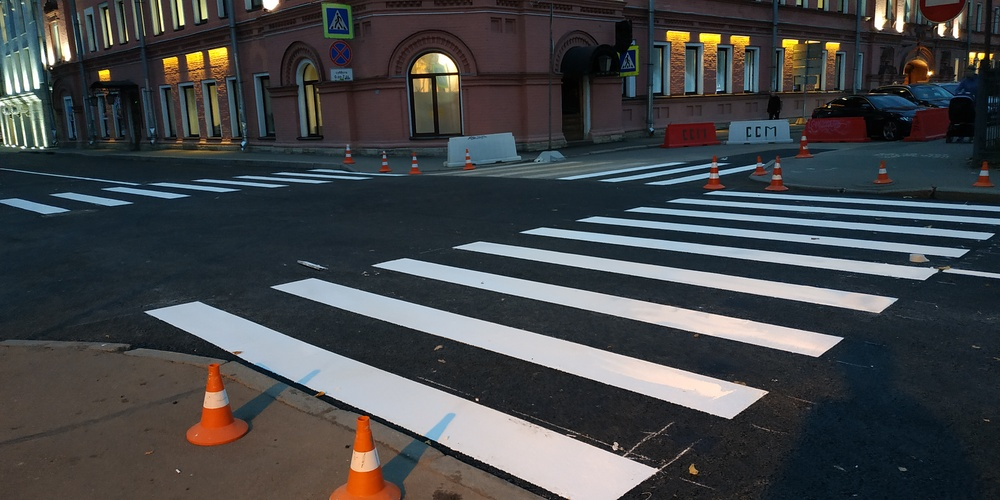
#> input picture Lab2/2-2.jpg, 1000 x 500 px, shrunk from 4000 x 2000 before the run, found by its file name
$ python main5.py
#> lines starting #> are read from the running program, lines starting #| are printed output that depends on the picture; after the words box and inside, x2 and y2 are one past the last pixel; in counts of white or black regions, pixels touching at a corner belong together
import cv2
path = './Lab2/2-2.jpg'
img = cv2.imread(path, flags=cv2.IMREAD_GRAYSCALE)
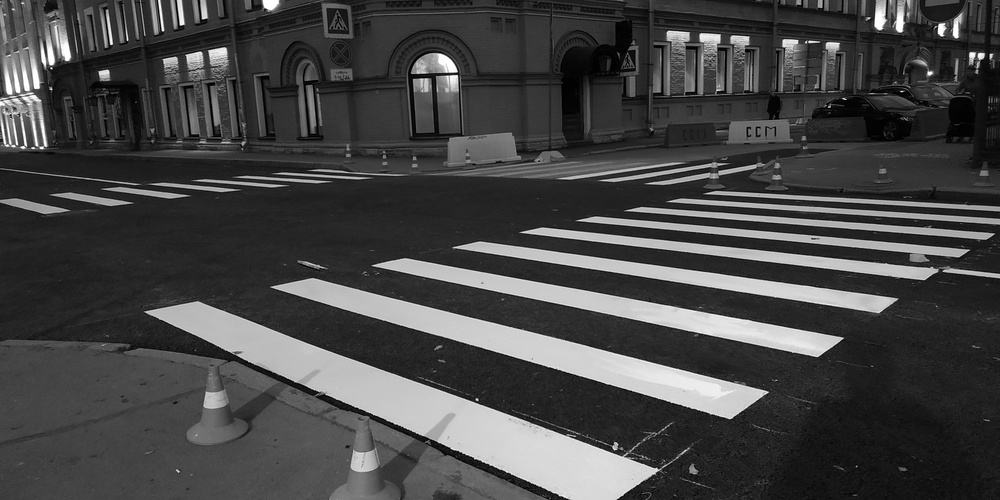
#> img: shape (500, 1000); min 0, max 255, mean 69.5
new_img = cv2.adaptiveThreshold(img, 255, adaptiveMethod=cv2.ADAPTIVE_THRESH_GAUSSIAN_C, thresholdType=cv2.THRESH_BINARY, blockSize=21, C=41)
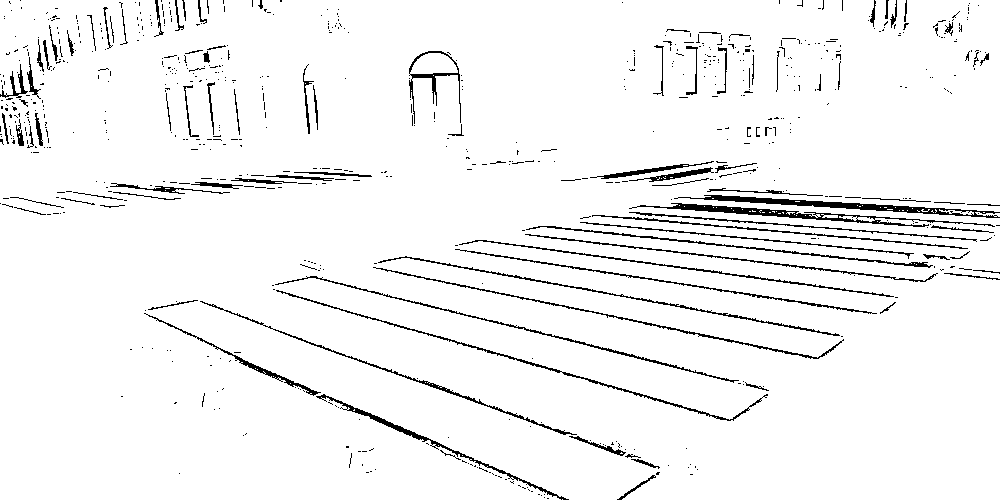
#> new_img: shape (500, 1000); 95.5% white; black in thin lines or dots
cv2.namedWindow("IMG", flags = cv2.WINDOW_NORMAL)
cv2.imshow("IMG", new_img)
key = cv2.waitKey(0)
#> (key Esc is pressed here)
cv2.destroyAllWindows()

$ run again, with Lab2/2-0.jpg copied over Lab2/2-2.jpg
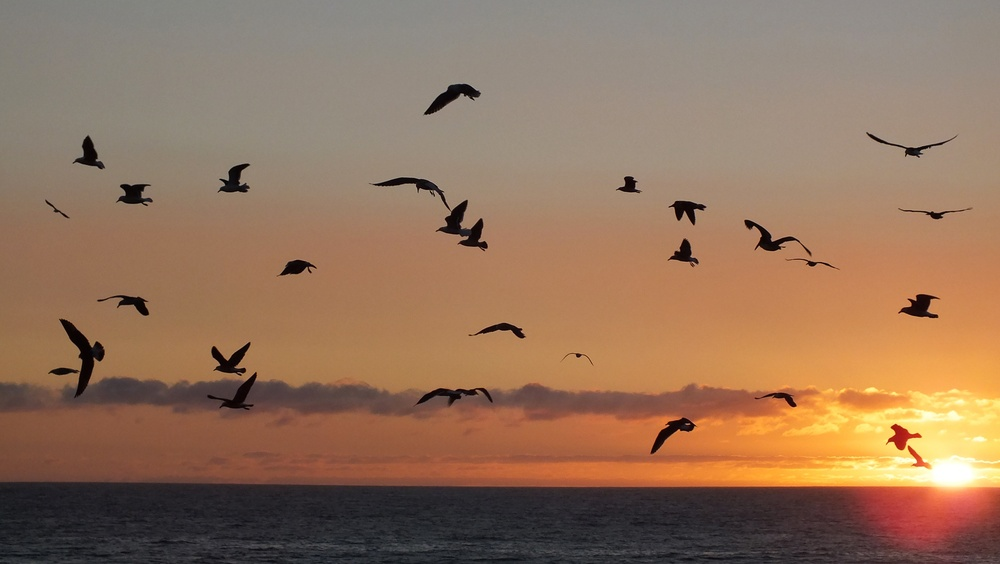
#> input picture Lab2/2-0.jpg, 1000 x 564 px, shrunk from 3264 x 1840 before the run, found by its file name
#> `img = cv2.imread(path, flags=cv2.IMREAD_GRAYSCALE)`:
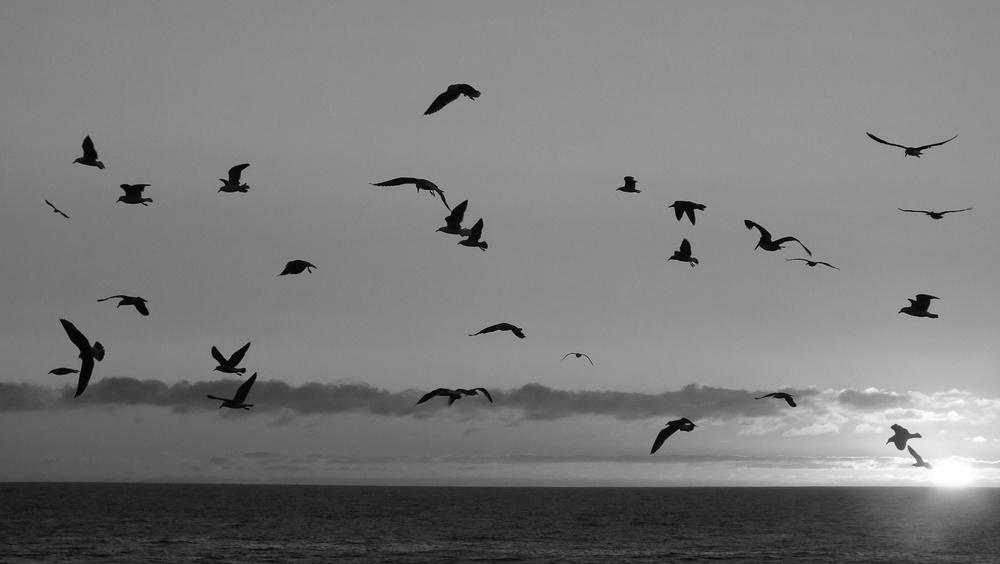
#> img: shape (564, 1000); min 0, max 255, mean 122.3
#> `new_img = cv2.adaptiveThreshold(img, 255, adaptiveMethod=cv2.ADAPTIVE_..`:
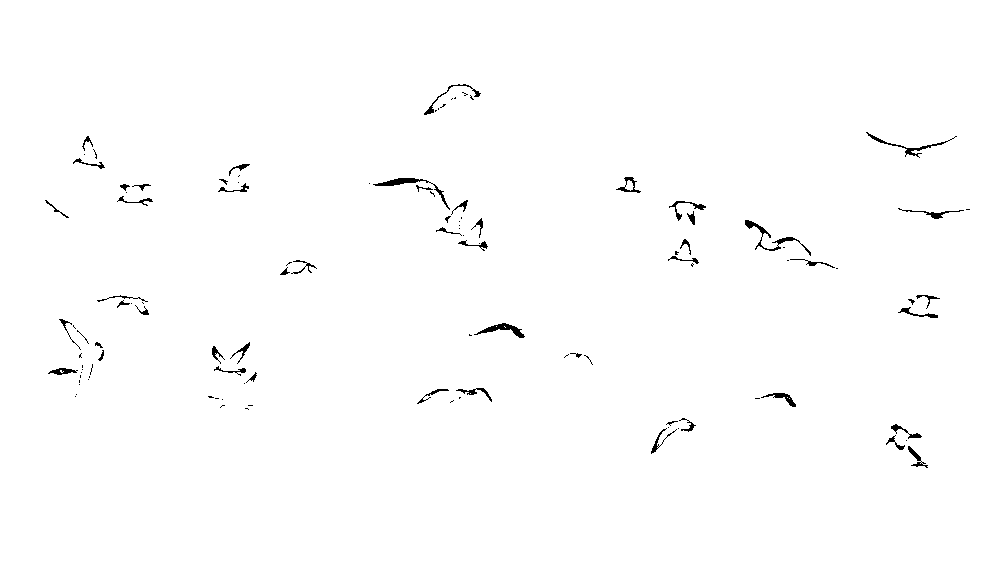
#> new_img: shape (564, 1000); 99.2% white; 112 black regions (61 under 20 px), largest, box (x1, y1, x2, y2) and area: (745, 220, 811, 256) 308, (373, 178, 450, 210) 304, (474, 323, 525, 338) 254

$ run again, with Lab2/2-1.jpg copied over Lab2/2-2.jpg
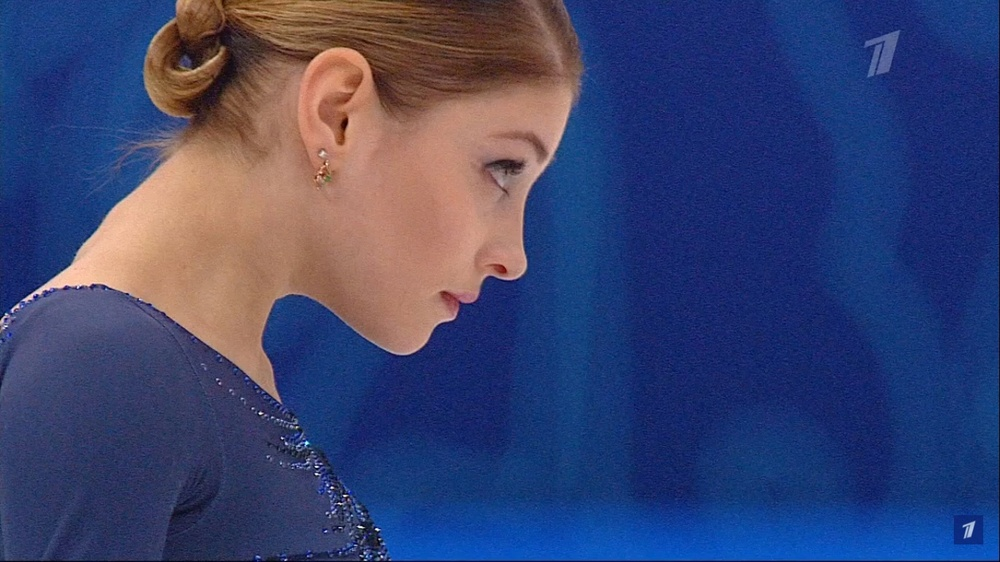
#> input picture Lab2/2-1.jpg, 1000 x 562 px, shrunk from 1366 x 768 before the run, found by its file name
#> `img = cv2.imread(path, flags=cv2.IMREAD_GRAYSCALE)`:
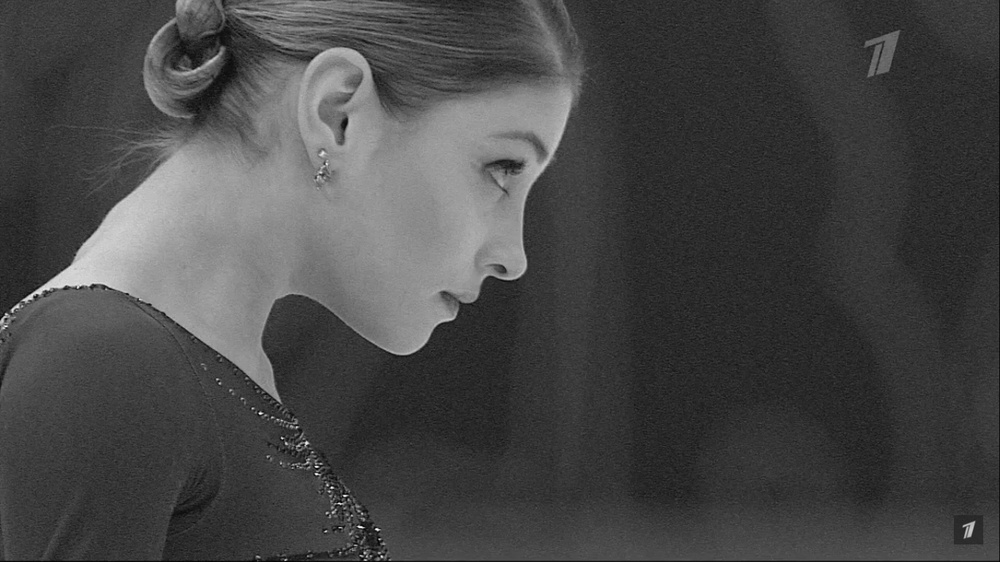
#> img: shape (562, 1000); min 0, max 255, mean 70.5
#> `new_img = cv2.adaptiveThreshold(img, 255, adaptiveMethod=cv2.ADAPTIVE_..`:
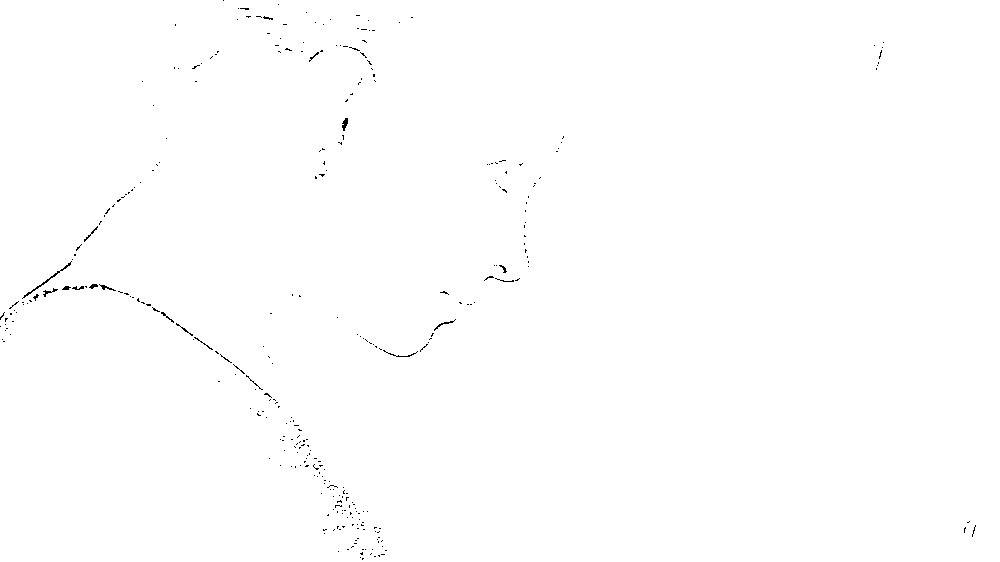
#> new_img: shape (562, 1000); 99.7% white; black in thin lines or dots
